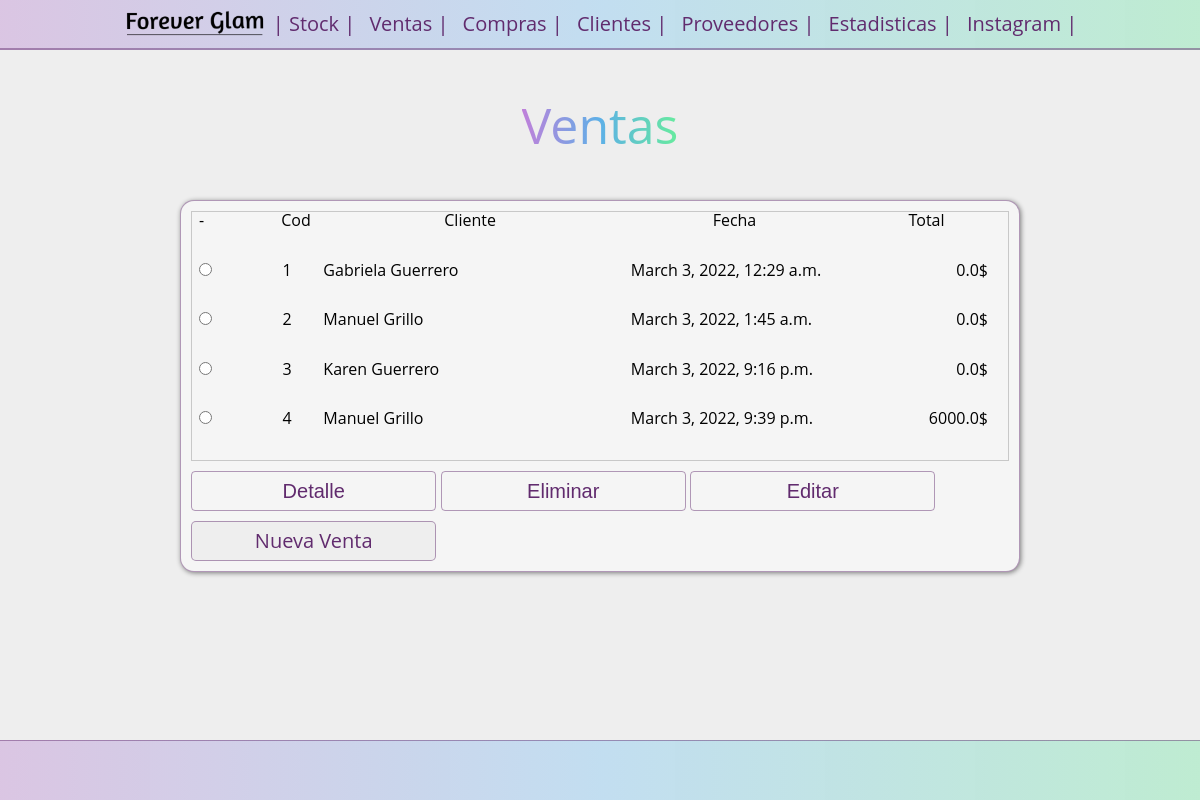
Before: /sells/ with the older database file.
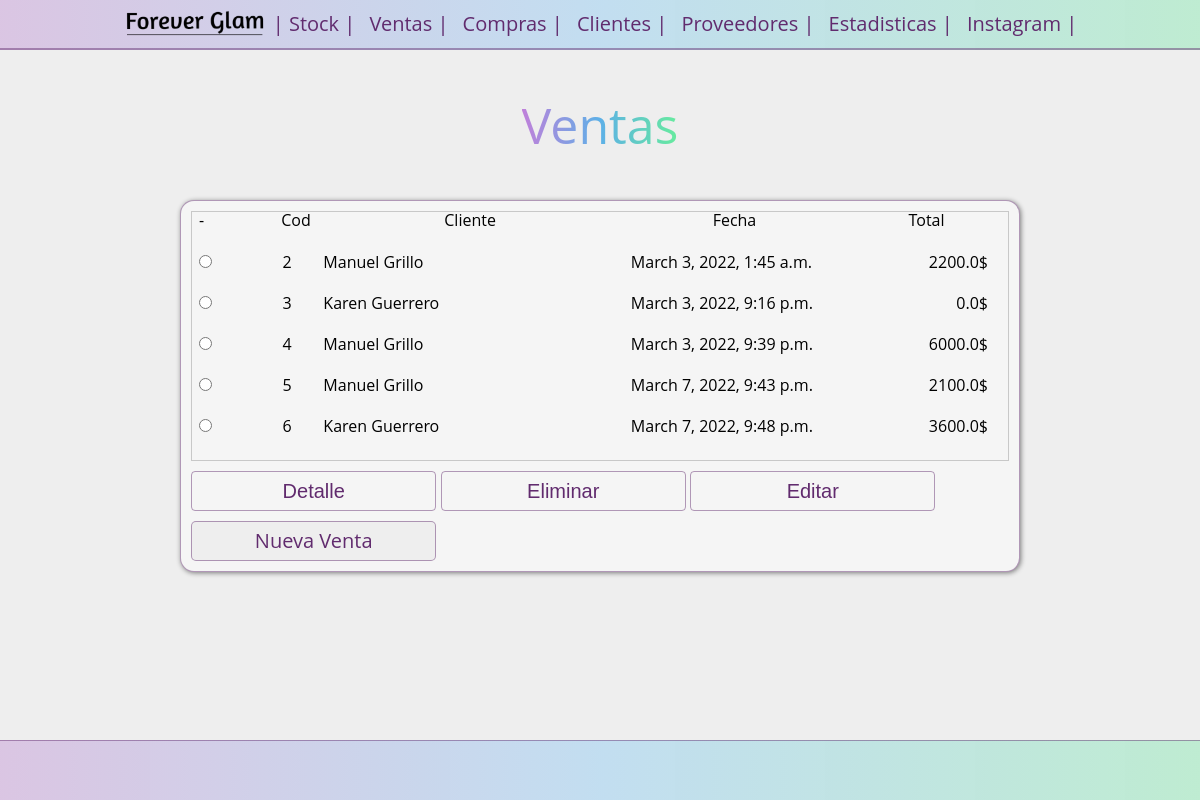
After: the same page with the newer database file.
### sells/models.py (models this page shows)
class Sell(models.Model):
    client = models.ForeignKey(
            Client,
            on_delete= models.CASCADE,
            null=False,
            blank= False
    )
    sell_date = models.DateTimeField(auto_now_add=True)
    product = models.ManyToManyField(
        Product,
        through='Sell_Product',
        blank=True
    )
    total = models.FloatField(default=0)

### clients/models.py (models this page shows, shortened)
class Client(models.Model):
    name = models.CharField(max_length=100)
    tlf = models.CharField(max_length=15, default='')
    debt = models.FloatField(default=0)
    address = models.CharField(max_length=100)

### sells/views.py (the view)
# urls.py: path("",  views.index, name= "index"),
def index(request):
    sells_list = Sell.objects.all()
    return render(request, "sells/index.html",{
        'sells_list' : sells_list
    })

### sells/templates/sells/index.html (shortened to what this page needs)
{% load static %}
<!DOCTYPE html>
<html lang="es">
<head>
    <link rel="stylesheet" href="{% static 'stock/reset.css' %}">
    <link rel="stylesheet" href="{% static 'stock/style_g.css' %}">
</head>
<body>
        <header>
            <nav>
                <figure>
                    <a href="{% url 'stock:index'%}"><img src="{% static 'stock/images/logo_negro.png'  %}" alt=" logo"class="image"></a>
                </figure>
                <ul class="main-nav">
                    <li><a href="{% url 'stock:index'%}">| Stock</a></li>
                    <li><a href="{% url 'sells:index'%}">Ventas</a></li>
                    <li><a href="#">Compras</a></li>
                    <li><a href="{% url 'clients:index'%}">Clientes</a></li>
                    <li><a href="{% url 'supplier:index'%}">Proveedores</a></li>
                    <li><a href="#">Estadisticas</a></li>
                    <li><a href="https://www.instagram.com/foreverglam.ya/?hl=es">Instagram</a></li>
                </ul>
            </nav>
            <h1 class="titulo">Ventas</h1>
        </header>
    {% if sells_list %}
        <main>
        <form action="{% url 'sells:detail_update_delete'%}" method="post" class="main-form">
            <div class="table-container">
                <table class="main-table">
                    <tr>
                    <td >-</td>
                    <th class="main-table__pk">Cod</th>
                    <th id="nombre"><strong>Cliente </strong></th>
                    <th ><strong> Fecha </strong></th>
                    <th class="main-table__col_total"><strong> Total </strong></th>
                    </tr>
                    {% for choice in sells_list  %}
                            <tr class="main-table__row">
                            <td><input
                                type="radio"
                                name="choice"
                                id="choice{{ forloop.counter }}"
                                value="{{choice.id}}"></td>
                            <label for="choice{{ forloop.counter }}">
                                <td>{{choice.pk}}</td>
                                <td>{{choice.client.name}}</td>
                                <td>{{choice.sell_date}}</td>
                                <td id="main-table__col_total">{{choice.total}}$</td>
                                </tr>
                    {% endfor %}
                </table>
            </div>
            <input type="submit" name="action" value="Detalle">
            <input type="submit" name="action" value="Eliminar">
            <input type="submit" name="action" value="Editar">
            <a href="{% url 'sells:new_1'%}" class="button_grillo" >Nueva Venta</a>
        </form>
        </main>
    {% else %}
        <p class="titulo">No elements are available.</p>
        <a href="{% url 'sells:new_1' %}" class="button_grillo" >Nuevo Cliente</a>
    {% endif %}
    <footer>
    </footer>
</body>

Changed rows visible on the page:
removed Sell: pk "1", client.name "Gabriela Guerrero", sell_date "March 3, 2022, 12:29 a.m.", total "0.0"
changed Sell "March 3, 2022, 1:45 a.m.": total "0.0" → "2200.0"
added Sell: pk "5", client.name "Manuel Grillo", sell_date "March 7, 2022, 9:43 p.m.", total "2100.0"
added Sell: pk "6", client.name "Karen Guerrero", sell_date "March 7, 2022, 9:48 p.m.", total "3600.0"
